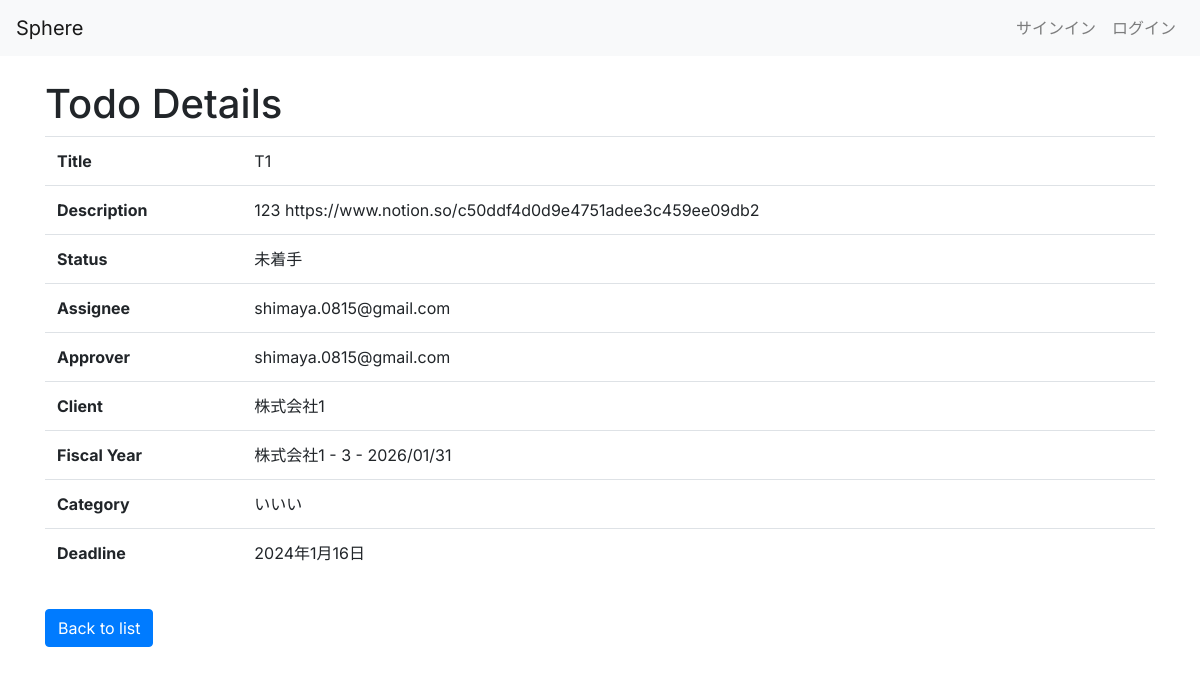
Page /2/todo/2/ on the committed database.
### todos/models.py (models this page shows, shortened)
class Todo(models.Model):
    title = models.CharField(max_length=100)
    description = models.TextField()
    STATUS_CHOICES = [
        ('未着手', '未着手'),
        ('仕掛中', '仕掛中'),
        ('実施者完了', '実施者完了'),
        ('レビュー中', 'レビュー中'),
        ('承認済', '承認済'),
    ]
    status = models.CharField(max_length=20, choices=STATUS_CHOICES, default='未着手')
    RECURRENCE_CHOICES = [
        ('', '-----'),
        ('daily', '毎日'),
        ('weekly', '毎週'),
        ('monthly', '毎月'),
        ('yearly', '毎年'),
    ]
    recurrence = models.CharField(max_length=10, choices=RECURRENCE_CHOICES, default='', blank=True)
    assignee = models.ForeignKey(settings.AUTH_USER_MODEL, related_name='assigned_todos', on_delete=models.SET_NULL, null=True, blank=True)
    approver = models.ForeignKey(settings.AUTH_USER_MODEL, related_name='approved_todos', on_delete=models.SET_NULL, null=True, blank=True)
    client = models.ForeignKey(TaxClient, on_delete=models.SET_NULL, null=True, blank=True)
    fiscal_year = models.ForeignKey(FiscalYear, on_delete=models.SET_NULL, null=True, blank=True)
    category = models.CharField(max_length=100, null=True, blank=True)
    deadline = models.DateField(null=True, blank=True)
    priority = models.IntegerField(null=True, blank=True, validators=[
        MinValueValidator(1),
        MaxValueValidator(30)
    ])
    priority = models.IntegerField(null=True, blank=True)
    start_time = models.DateTimeField(null=True, blank=True)
    end_time = models.DateTimeField(null=True, blank=True)
    user = models.ForeignKey(settings.AUTH_USER_MODEL, on_delete=models.CASCADE)  # ユーザー

### offices/models.py (models this page shows)
class CustomUser(AbstractUser):
    office = models.ForeignKey(Office, on_delete=models.CASCADE, null=True, blank=True)
    email = models.EmailField(unique=True)
    USERNAME_FIELD = 'email'
    REQUIRED_FIELDS = []
    def __str__(self):
        return self.email

### tax_clients/models.py (models this page shows, shortened)
class TaxClient(models.Model):
    CONTRACT_STATUS_CHOICES = [
        ('contract', '契約中'),
        ('cancellation', '解約済'),
    ]
    contract_status = models.CharField(
        max_length=100,
        choices=CONTRACT_STATUS_CHOICES,
        blank=True,
        null=True
    )
    number = models.CharField(
        max_length=6,
        blank=True,
        null=True,
        validators=[RegexValidator(r'^\d{1,6}$', '番号は6桁の半角数字で入力してください。')]
    )
    name = models.CharField(max_length=200)
    CORPORATION_TYPE_CHOICES = [
        ('corporate', '法人'),
        ('individual', '個人'),
    ]
    corporation_type = models.CharField(
        max_length=50,
        choices=CORPORATION_TYPE_CHOICES,
        blank=True,
        null=True
    )
    zipcode = models.CharField(
        max_length=8,  # 7桁の数値
        blank=True,
        null=True,
        validators=[RegexValidator(r'^\d{7}$', '郵便番号は7桁の数値で入力してください。')]
    )
    CONSULTING_CONTRACT_CHOICES = [
        ('ongoing', '顧問契約'),
        ('one_time', '単発'),
    ]
    consulting_contract = models.CharField(
        max_length=50,
        choices=CONSULTING_CONTRACT_CHOICES,
        blank=True,
        null=True
    )
    PARTICIPATION_CHOICES = [
        ('contracted', '受託'),
        ('advisory', '顧問先'),
        ('other', 'その他'),
    ]
    participation_accounting = models.CharField(
        max_length=50,
        choices=PARTICIPATION_CHOICES,
        blank=True,
        null=True
    )
    participation_salary = models.CharField(
        max_length=50,
        choices=PARTICIPATION_CHOICES,
        blank=True,
        null=True
    )
    participation_social_insurance = models.CharField(
        max_length=50,
        choices=PARTICIPATION_CHOICES,
        blank=True,
        null=True
    )
    prefecture = models.CharField(max_length=100, blank=True, null=True)
    city = models.CharField(max_length=100, blank=True, null=True)
    address = models.CharField(max_length=200, blank=True, null=True)
    building = models.CharField(max_length=100, blank=True, null=True)
    tel = models.CharField(max_length=20, blank=True, null=True, validators=[RegexValidator(r'^\+?1?\d{9,15}$')])
    email = models.EmailField(blank=True, null=True)
    business_content = models.TextField(blank=True, null=True)
    capital = models.CharField(max_length=50, blank=True, null=True)
    establishment_date = models.DateField(blank=True, null=True)
    etax_no = models.CharField(max_length=50, blank=True, null=True)
    eltax_id = models.CharField(max_length=50, blank=True, null=True)
    nozeiyo_kakunin_bango = models.CharField(max_length=50, blank=True, null=True)
    invoice_no = models.CharField(max_length=50, blank=True, null=True)
    invoice_register_date = models.DateField(blank=True, null=True)
    salary_closing_day = models.CharField(max_length=20, blank=True, null=True)
    salary_payment_month = models.CharField(max_length=20, blank=True, null=True)
    salary_payment_day = models.CharField(max_length=20, blank=True, null=True)
    attendance_soft = models.CharField(max_length=100, blank=True, null=True)
    other_work = models.TextField(blank=True, null=True)
    def __str__(self):
        return self.name

class FiscalYear(models.Model):
    client = models.ForeignKey(TaxClient, related_name='fiscal_years', on_delete=models.CASCADE)
    period = models.CharField(max_length=10, null=True, blank=True)  # 期
    closing_date = models.DateField(null=True, blank=True)  # 決算年月日
    def __str__(self):
        period_str = self.period if self.period else "未設定"
        date_str = self.closing_date.strftime('%Y/%m/%d') if self.closing_date else "未設定"
        return f"{self.client.name} - {period_str} - {date_str}"

### todos/views.py (the view)
# urls.py: path('<int:pk>/', TodoDetailView.as_view(), name='todo_detail'),
class TodoDetailView(DetailView):
    model = Todo
    template_name = 'todos/todo_detail.html'

### todos/templates/todos/todo_detail.html
{% extends 'base.html' %}
{% block content %}
<h1>Todo Details</h1>
<table class="table">
    <tr>
        <th>Title</th>
        <td>{{ todo.title }}</td>
    </tr>
    <tr>
        <th>Description</th>
        <td>{{ todo.description }}</td>
    </tr>
    <tr>
        <th>Status</th>
        <td>{{ todo.status }}</td>
    </tr>
    <tr>
        <th>Assignee</th>
        <td>{{ todo.assignee }}</td>
    </tr>
    <tr>
        <th>Approver</th>
        <td>{{ todo.approver }}</td>
    </tr>
    <tr>
        <th>Client</th>
        <td>{{ todo.client }}</td>
    </tr>
    <tr>
        <th>Fiscal Year</th>
        <td>{{ todo.fiscal_year }}</td>
    </tr>
    <tr>
        <th>Category</th>
        <td>{{ todo.category }}</td>
    </tr>
    <tr>
        <th>Deadline</th>
        <td>{{ todo.deadline }}</td>
    </tr>
</table>
<a href="{% url 'todo_list' request.user.office.office_id %}" class="btn btn-primary mt-3">Back to list</a>
{% endblock %}

### templates/base.html (shortened to what this page needs)
<!DOCTYPE html>
<html lang="ja">
<head>
    <link rel="stylesheet" href="https://stackpath.bootstrapcdn.com/bootstrap/4.5.2/css/bootstrap.min.css">
</head>
<body>
    <nav class="navbar navbar-expand-lg navbar-light bg-light">
        <a class="navbar-brand" href="{% url 'home' %}">Sphere</a>
        <div class="collapse navbar-collapse" id="navbarNav">
            <ul class="navbar-nav ml-auto">
                {% if user.is_authenticated %}
                    <li class="nav-item">
                        <a class="nav-link" href="/{{ user.office.office_id }}/todo/">Todo</a>
                    </li>
                    <li class="nav-item">
                        <a class="nav-link" href="{% url 'timesheet' user.office.office_id %}">タイムシート</a>
                    </li>
                    <li class="nav-item">
                        <a class="nav-link" href="/{{ user.office.office_id }}/users/">ユーザー</a>
                    </li>
                    <li class="nav-item">
                        <a class="nav-link" href="/{{ user.office.office_id }}/client/">クライアント</a>
                    </li>
                    <li class="nav-item">
                        <a class="nav-link" href="{% url 'chat_room' %}">Chat</a>
                    </li>
                    <li class="nav-item">
                        <a class="nav-link" href="{% url 'logout' %}">ログアウト</a>
                    </li>
                {% else %}
                    <li class="nav-item">
                        <a class="nav-link" href="{% url 'signup' %}">サインイン</a>
                    </li>
                    <li class="nav-item">
                        <a class="nav-link" href="{% url 'login' %}">ログイン</a>
                    </li>
                {% endif %}
            </ul>
        </div>
    </nav>
    <main class="container mt-4">
        {% block content %}
        {% endblock %}
    </main>
</body>
</html>

### templates/base.html (style rules this page uses)
:root { --s-font-698a3d3a: 'Noto Sans JP', sans-serif; --s-font-2dbebba8: 'M PLUS Rounded 1c', sans-serif; --s-font-5c85bb27: 'Open Sans', sans-serif; --s-font-79986332: 'Inter', sans-serif; --s-font-1c8d79d9: 'Pacifico', cursive; --s-font-a98a718b: 'Courgette', cursive; }
body { font-family: 'Inter', 'YakuHanJPs_Noto', 'Noto Sans JP', system-ui, sans-serif; }

### rows in the picture
Todo: title "T1", description "123 https://www.notion.so/c50ddf4d0d9e4751adee3c459ee09db2", status "未着手", assignee "shimaya.0815@gmail.com", approver "shimaya.0815@gmail.com", client "株式会社1", fiscal_year "株式会社1 - 3 - 2026/01/31", category "いいい", deadline "2024年1月16日"
